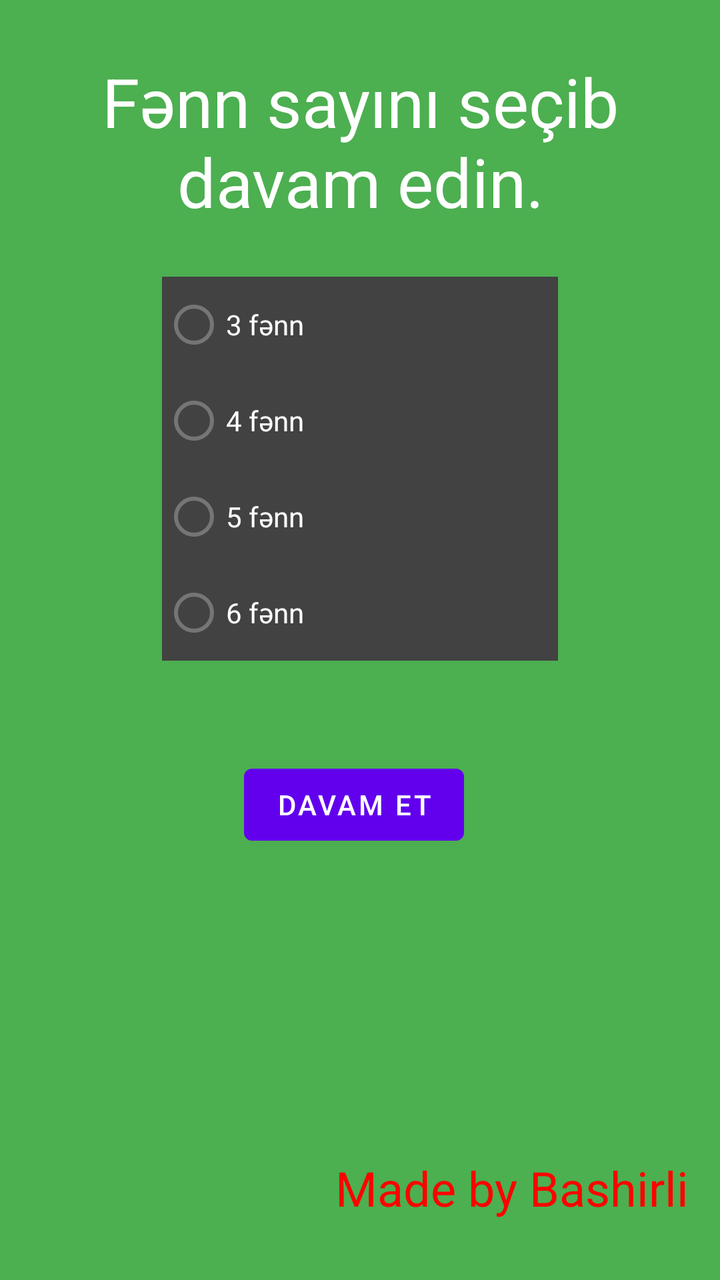
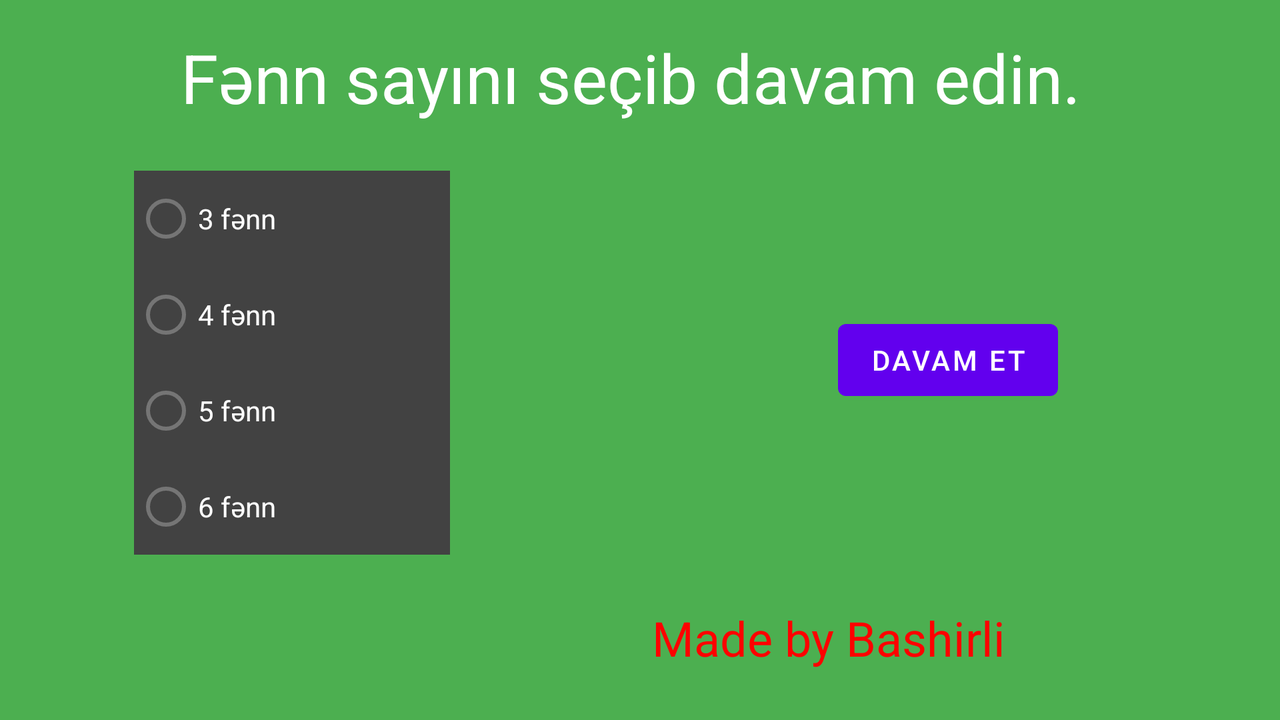

Two renders of one Android screen. The first uses the default layout on a phone; the second uses the alternative layout the repository ships for a different screen configuration, on a matching device. The two XML files are below.
<!-- AndroidManifest.xml: application theme Theme.UOMGHesab -->
<!-- res/layout/activity_main.xml -->
<?xml version="1.0" encoding="utf-8"?>
<androidx.constraintlayout.widget.ConstraintLayout xmlns:android="http://schemas.android.com/apk/res/android"
    xmlns:app="http://schemas.android.com/apk/res-auto"
    xmlns:tools="http://schemas.android.com/tools"
    android:layout_width="match_parent"
    android:layout_height="match_parent"
    android:background="#4CAF50"
    tools:context=".MainActivity">

    <RadioGroup
        android:id="@+id/radioGroup2"
        android:layout_width="198dp"
        android:layout_height="wrap_content"
        android:layout_marginTop="25dp"
        android:background="@color/cardview_dark_background"
        app:layout_constraintEnd_toEndOf="parent"
        app:layout_constraintStart_toStartOf="parent"
        app:layout_constraintTop_toBottomOf="@+id/textView">

        <RadioButton
            android:id="@+id/radioButton"
            android:layout_width="match_parent"
            android:layout_height="wrap_content"
            android:text="3 fənn"
            android:textColor="@color/white" />

        <RadioButton
            android:id="@+id/radioButton2"
            android:layout_width="match_parent"
            android:layout_height="wrap_content"
            android:text="4 fənn"
            android:textColor="@color/white" />

        <RadioButton
            android:id="@+id/radioButton3"
            android:layout_width="match_parent"
            android:layout_height="wrap_content"
            android:text="5 fənn"
            android:textColor="@color/white" />

        <RadioButton
            android:id="@+id/radioButton4"
            android:layout_width="match_parent"
            android:layout_height="wrap_content"
            android:text="6 fənn"
            android:textColor="@color/white" />
    </RadioGroup>

    <TextView
        android:id="@+id/textView"
        android:layout_width="wrap_content"
        android:layout_height="wrap_content"
        android:layout_marginTop="28dp"
        android:text="Fənn sayını seçib davam edin."
        android:textAlignment="center"
        android:textColor="@color/white"
        android:textSize="34sp"
        app:layout_constraintStart_toStartOf="parent"
        app:layout_constraintTop_toTopOf="parent" />

    <Button
        android:id="@+id/button"
        android:layout_width="wrap_content"
        android:layout_height="wrap_content"
        android:layout_marginStart="41dp"

        android:layout_marginTop="48dp"
        android:onClick="HesablamayaKec"
        android:text="Davam et"
        app:layout_constraintStart_toStartOf="@+id/radioGroup2"
        app:layout_constraintTop_toBottomOf="@+id/radioGroup2" />

    <TextView
        android:id="@+id/textView2"
        android:layout_width="wrap_content"
        android:layout_height="wrap_content"

        android:layout_marginEnd="16dp"
        android:layout_marginBottom="30dp"
        android:text="Made by Bashirli"
        android:textAlignment="center"
        android:textColor="#FF0000"
        android:textSize="24sp"
        app:layout_constraintBottom_toBottomOf="parent"
        app:layout_constraintEnd_toEndOf="parent" />
</androidx.constraintlayout.widget.ConstraintLayout>
<!-- resources referenced by this layout -->
<resources>
  <style name="Theme.UOMGHesab" parent="Theme.MaterialComponents.DayNight.DarkActionBar">
          
          <item name="colorPrimary">@color/purple_500</item>
          <item name="colorPrimaryVariant">@color/purple_700</item>
          <item name="colorOnPrimary">@color/white</item>
          
          <item name="colorSecondary">@color/teal_200</item>
          <item name="colorSecondaryVariant">@color/teal_700</item>
          <item name="colorOnSecondary">@color/black</item>
          
          <item name="android:statusBarColor" tools:targetApi="l">?attr/colorPrimaryVariant</item>
          
      </style>
</resources>
<!-- res/layout-land/activity_main.xml (the repository's variant of the layout above) -->
<!-- drawn on the phone turned sideways -->
<?xml version="1.0" encoding="utf-8"?>
<androidx.constraintlayout.widget.ConstraintLayout xmlns:android="http://schemas.android.com/apk/res/android"
    xmlns:app="http://schemas.android.com/apk/res-auto"
    xmlns:tools="http://schemas.android.com/tools"
    android:layout_width="match_parent"
    android:layout_height="match_parent"
    android:background="#4CAF50"
    tools:context=".MainActivity">

    <RadioGroup
        android:id="@+id/radioGroup2"
        android:layout_width="0dp"
        android:layout_height="wrap_content"
        android:layout_marginStart="67dp"
        android:layout_marginTop="24dp"
        android:layout_marginEnd="194dp"
        android:background="@color/cardview_dark_background"
        app:layout_constraintEnd_toStartOf="@+id/button"
        app:layout_constraintStart_toStartOf="parent"
        app:layout_constraintTop_toBottomOf="@+id/textView">

        <RadioButton
            android:id="@+id/radioButton"
            android:layout_width="match_parent"
            android:layout_height="wrap_content"
            android:text="3 fənn"
            android:textColor="@color/white" />

        <RadioButton
            android:id="@+id/radioButton2"
            android:layout_width="match_parent"
            android:layout_height="wrap_content"
            android:text="4 fənn"
            android:textColor="@color/white" />

        <RadioButton
            android:id="@+id/radioButton3"
            android:layout_width="match_parent"
            android:layout_height="wrap_content"
            android:text="5 fənn"
            android:textColor="@color/white" />

        <RadioButton
            android:id="@+id/radioButton4"
            android:layout_width="match_parent"
            android:layout_height="wrap_content"
            android:text="6 fənn"
            android:textColor="@color/white" />
    </RadioGroup>

    <TextView
        android:id="@+id/textView"
        android:layout_width="wrap_content"
        android:layout_height="wrap_content"
        android:layout_marginTop="16dp"
        android:layout_marginEnd="100dp"
        android:text="Fənn sayını seçib davam edin."
        android:textAlignment="center"
        android:textColor="@color/white"
        android:textSize="34sp"
        app:layout_constraintEnd_toEndOf="parent"
        app:layout_constraintTop_toTopOf="parent" />

    <Button
        android:id="@+id/button"
        android:layout_width="wrap_content"
        android:layout_height="wrap_content"

        android:layout_marginEnd="111dp"
        android:onClick="HesablamayaKec"
        android:text="Davam et"
        app:layout_constraintBottom_toBottomOf="parent"
        app:layout_constraintEnd_toEndOf="parent"
        app:layout_constraintStart_toEndOf="@+id/radioGroup2"
        app:layout_constraintTop_toTopOf="parent" />

    <TextView
        android:id="@+id/textView2"
        android:layout_width="wrap_content"
        android:layout_height="wrap_content"

        android:layout_marginEnd="37dp"
        android:layout_marginBottom="25dp"
        android:text="Made by Bashirli"
        android:textAlignment="center"
        android:textColor="#FF0000"
        android:textSize="24sp"
        app:layout_constraintBottom_toBottomOf="parent"
        app:layout_constraintEnd_toEndOf="parent"
        app:layout_constraintStart_toEndOf="@+id/radioGroup2" />
</androidx.constraintlayout.widget.ConstraintLayout>
